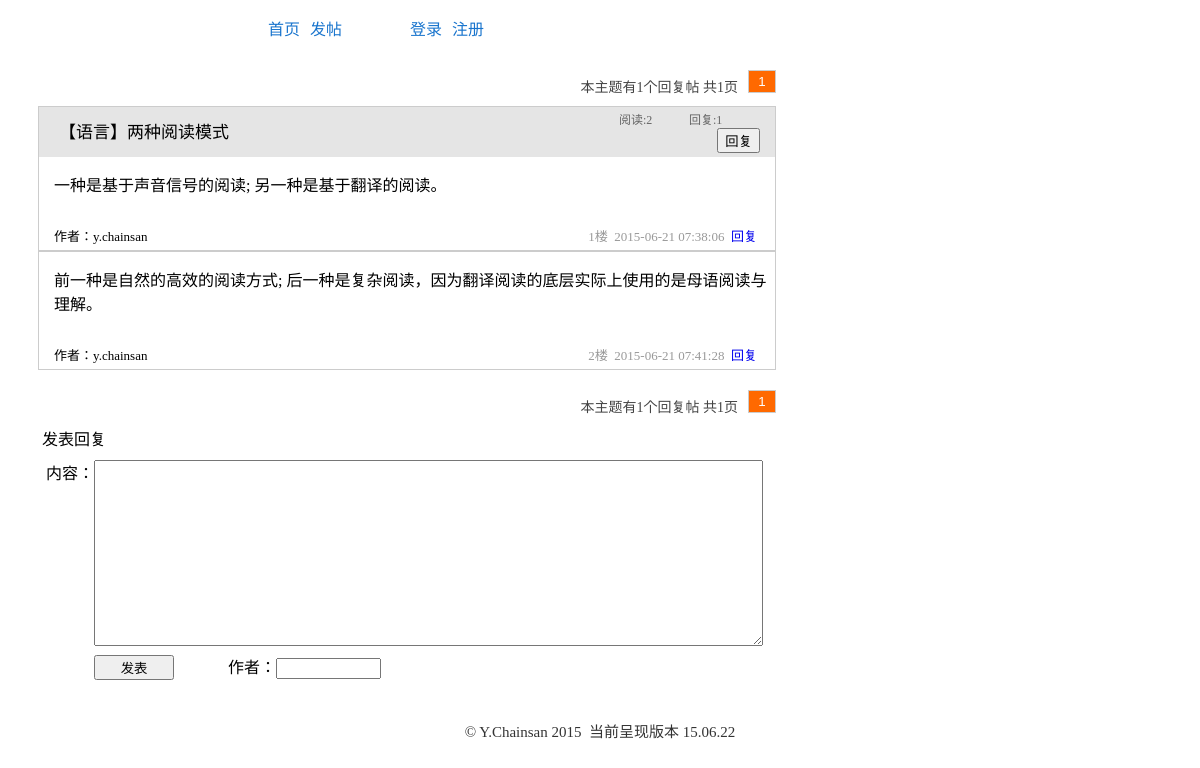
/topic.php?sid=23&p=1, run on the app's committed database.
### tables this page shows
CREATE TABLE `subjectpost` (
  `subjectID` int(10) unsigned NOT NULL AUTO_INCREMENT,
  `subject_NO` int(10) NOT NULL,
  `post_title` varchar(60) NOT NULL,
  `post_content` text NOT NULL,
  `post_author` varchar(20) NOT NULL,
  `postauthor_UID` int(11) NOT NULL,
  `category_number` int(11) NOT NULL,
  `post_level` tinyint(2) NOT NULL DEFAULT '0',
  `post_position` tinyint(2) NOT NULL DEFAULT '0',
  `addtime` datetime NOT NULL,
  `addip` varchar(15) NOT NULL,
  `lastreply_time` datetime NOT NULL,
  `lastreply_author` varchar(20) NOT NULL,
  `lastreply_UID` int(11) NOT NULL,
  `view_number` int(11) NOT NULL,
  `reply_number` int(11) NOT NULL,
  `like_number` int(11) NOT NULL,
  `dislike_number` int(11) NOT NULL,
  PRIMARY KEY (`subjectID`)
);

CREATE TABLE `replypost` (
  `replyID` int(10) unsigned NOT NULL AUTO_INCREMENT,
  `reply_NO` int(10) NOT NULL,
  `reply_SID` int(11) NOT NULL,
  `reply_content` text NOT NULL,
  `reply_author` varchar(20) NOT NULL,
  `reply_UID` int(11) NOT NULL,
  `reply_addtime` datetime NOT NULL,
  `reply_addip` varchar(15) NOT NULL,
  `reply_likenumber` int(11) NOT NULL,
  `reply_dislikenumber` int(11) NOT NULL,
  PRIMARY KEY (`replyID`)
);

### topic.php (the view, shortened to what this page needs)
<?php
require 'include/dbconnect.php';
if (isset($_GET["sid"])) {
	$sid = $_GET["sid"];
	$sql = "SELECT `post_title`, `post_content`, `post_author`, `addtime`, `addip`,`view_number`,`reply_number`
	FROM subjectpost WHERE subjectID = '$sid'";
	$result = mysqli_query($dbcon, $sql);
	if ($sjct = mysqli_fetch_array($result)) {
		$sjcttitle = $sjct["post_title"];
	}else {
		exit('该页面不存在');
	}
	if ($sjct["post_author"]=='') {
		$postauthor = '某网友('.$sjct["addip"].')';
	}else {
		$postauthor = $sjct["post_author"];
	}
}else {
	exit('该页面不存在');
}
?>
<!DOCTYPE html>
<html>
<head>
<link rel="stylesheet" href="styles.css" type="text/css">
</head>
<body>
<div class="container">
<?php
if (isset($_SESSION['userID'])) {
	include 'include/signintopnav.php';
}else {
	include 'include/topnav.php';
}
$pageNumber = 1;
if (isset($_GET["p"])) {
	$pageNumber=$_GET["p"];
}
$pageRows = 15;
$sql = "SELECT COUNT(*) from replypost WHERE reply_SID=$sid";
$result = mysqli_query($dbcon, $sql);
$row = mysqli_fetch_array($result,MYSQL_NUM);
$records = $row[0];
$totalPages = ceil($records/$pageRows);
if ($pageNumber<=1) {
	echo '<div class="topChangeReplyPage"><div class="currentReplyPage">本主题有'.$records.'个回复帖&nbsp;共'.$totalPages.'页</div>';
	echo '<ul class="replyPageList"><li><button class="noLinkReplyPage">1</button></li>';
	echo '</ul>';
}
echo'</div><br><br>';
if ($_GET["p"]==1) {
	echo '<div class="subjectpost">
		<div class="posthead"><div class="topictitle">'.$sjct["post_title"].'</div>
		<div class="postheadinfo">阅读:'.$sjct["view_number"].'</div>
		<div class="postheadinfo">回复:'.$sjct["reply_number"].'</div>
		<a href="#reply" title="回复此主题"><button class="titlereplybtn">回复</button></a></div>
		<div class="postcontent">'.$sjct["post_content"].'</div>
		<div class="postfooter">作者：'.$postauthor.'<div class="pfooterright"> 1楼  &nbsp;'.$sjct["addtime"].' &nbsp;<a href="#reply" title="回复此主题">回复</a></div></div></div>';
}
$qreply = "SELECT `replyID`, `reply_content`,`reply_author`,`reply_addtime`,`reply_addip`
		FROM replypost
		WHERE reply_SID=$sid
		ORDER BY reply_addtime ASC
		LIMIT ".($pageNumber-1)*$pageRows.",$pageRows";
$rplres = mysqli_query($dbcon, $qreply);
$f=($pageNumber-1)*$pageRows+1;
while ($reply = mysqli_fetch_array($rplres,MYSQLI_ASSOC)) {
	$f++;
	echo '<div class="replypost"><div class="postcontent">'.$reply["reply_content"].'</div>
		<div class="postfooter">作者：<span id="replyauthor'.$f.'">'.$reply["reply_author"].'</span><div class="pfooterright"> '.$f.'楼  &nbsp;'.$reply["reply_addtime"].' &nbsp;<a href="#reply" title="回复此楼层" onclick="replyThisFloor('.$f.')">回复</a></div></div>
		</div>';
}
?>
<?php
if ($pageNumber<=1) {
	echo '<div class="changeReplyPage"><div class="currentReplyPage">本主题有'.$records.'个回复帖&nbsp;共'.$totalPages.'页</div>';
	echo '<ul class="replyPageList"><li><button class="noLinkReplyPage">1</button></li>';
	echo '</ul>';
}
echo'</div>';
?>
<br><br>
<div class="replydiv" id="reply">
&nbsp;发表回复<br>
<form action="addreply.php" name="addreply" method="post" onSubmit="return validate()">
<div class="inputreplytitle">内容：</div>
<textarea name="replycontent" id="replycontent" class="inputreplycontent" cols="81" rows="12"></textarea><br>
<input type="submit" class="submitreply" value="发表">
<?php
if (isset($_SESSION['username'])) {
	echo '<input name="replyauthor" type="hidden" value="'.$_SESSION['username'].'">';
}else {
	echo '<span class="username">作者：</span><input name="replyauthor" type="text" size="10">';
}
?>
</form>
</div>
</div>
<div id="footer">
<?php include 'include/footer.php';?>
</div>
</body>

### include/topnav.php
<div id="topnav">
<ul class="topnav">
    <li><a href="index.php">首页</a></li>
	<li><a href="compose.php">发帖</a></li>
    <li>&nbsp;&nbsp;&nbsp;&nbsp;&nbsp;&nbsp;&nbsp;&nbsp;&nbsp;&nbsp;&nbsp;&nbsp;</li>
    <li><a href="login.php">登录</a></li>
    <li><a href="register.php">注册</a></li>
</ul>
</div><br><br><br>

### include/footer.php
&copy; Y.Chainsan 2015 &nbsp;当前呈现版本 15.06.22

### styles.css (style rules this page uses)
a { text-decoration:none; }
#footer { text-align:center; color:#333; font-size:15px; margin:40px 0 15px 0; }
.container { width:768px; margin:0; }
.topnav { margin-left:220px }
.topnav li { list-style:none; text-align:center; margin:0 10px 10px 0; float:left; }
.topnav li a { text-decoration:none; color:#1874CD; }
.postcontent { width:580px; margin-top:5px; }
.username { margin-left:50px; }
.subjectpost { margin:0 0 0 30px; border:1px solid #ccc; width:736px; }
.posthead { width:736px; background-color:#e5e5e5; height:50px; }
.topictitle { margin:8px 0 5px 20px; height:45px; line-height:35px; width:550px; height:30px; font-family:"Microsoft Yahei"; font-size:17px; text-align:left; float:left; overflow:hidden; }
.postheadinfo { height:18px; width:60px; float:left; margin:3px 0 0 10px; font-size:12px; color:#666; }
.titlereplybtn { float:right; margin:0 15px 0 5px; }
.postcontent { padding:10px 8px 10px 15px; width:713px; }
.postfooter { width:703px; padding:20px 18px 5px 15px; font-size:13px; }
.pfooterright { float:right; color:#999; }
.replydiv { margin:20px 0 10px 30px; }
.inputreplytitle { float:left; margin:10px 0 0 8px; }
.inputreplycontent { margin:10px 0 0 0; }
.submitreply { margin-left:56px; width:80px; height:25px; margin-top:5px; }
.replypost { margin:0 0 0 30px; border:1px solid #ccc; width:736px; word-wrap:break-word; }
.topChangeReplyPage { margin-left:30px; text-align:center; float:right; }
.changeReplyPage { margin:20px 0 0 30px; text-align:center; float:right; }
.currentReplyPage { margin:6px 0 0 30px; color:#444; font-size:14px; float:left; }
.replyPageList { margin:0 0 0 5px; padding:0px; float:left; }
.replyPageList li { list-style:none; text-align:center; margin:0 0 0 5px; float:left; }
.noLinkReplyPage { background-color:#ff6900; color:#fff; padding:3px 0 3px 0; text-align:center; width:28px; border:1px solid #ccc; }

### data on the page
subjectpost: post_title "【语言】两种阅读模式", view_number "2", reply_number "1", post_content "一种是基于声音信号的阅读; 另一种是基于翻译的阅读。", post_author "y.chainsan", addtime "2015-06-21 07:38:06"
replypost: reply_content "前一种是自然的高效的阅读方式; 后一种是复杂阅读，因为翻译阅读的底层实际上使用的是母语阅读与理解。", reply_author "y.chainsan", reply_addtime "2015-06-21 07:41:28"

### other printed values
$records "1"
$totalPages "1"
